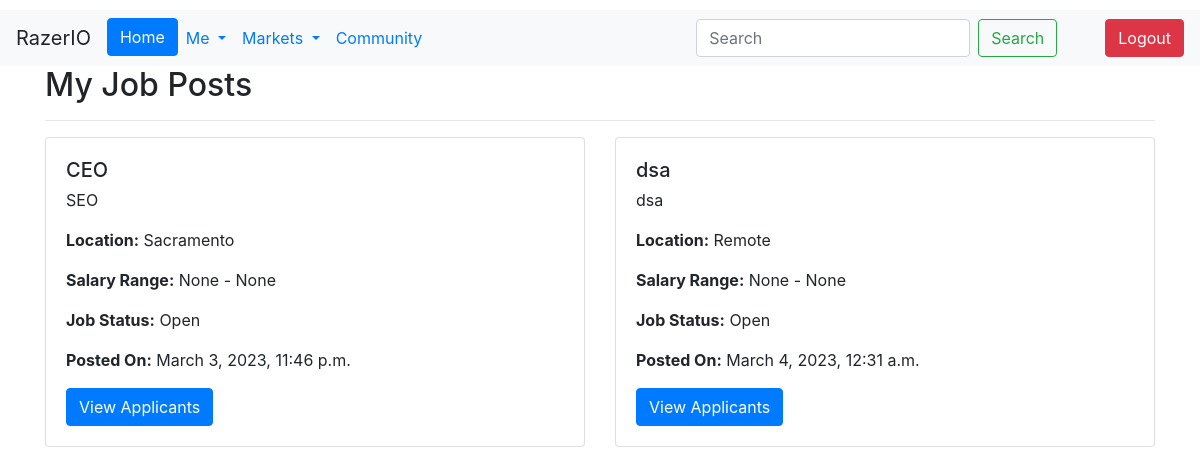
Before: /market/myjobposts/ (signed in) with the older database file.
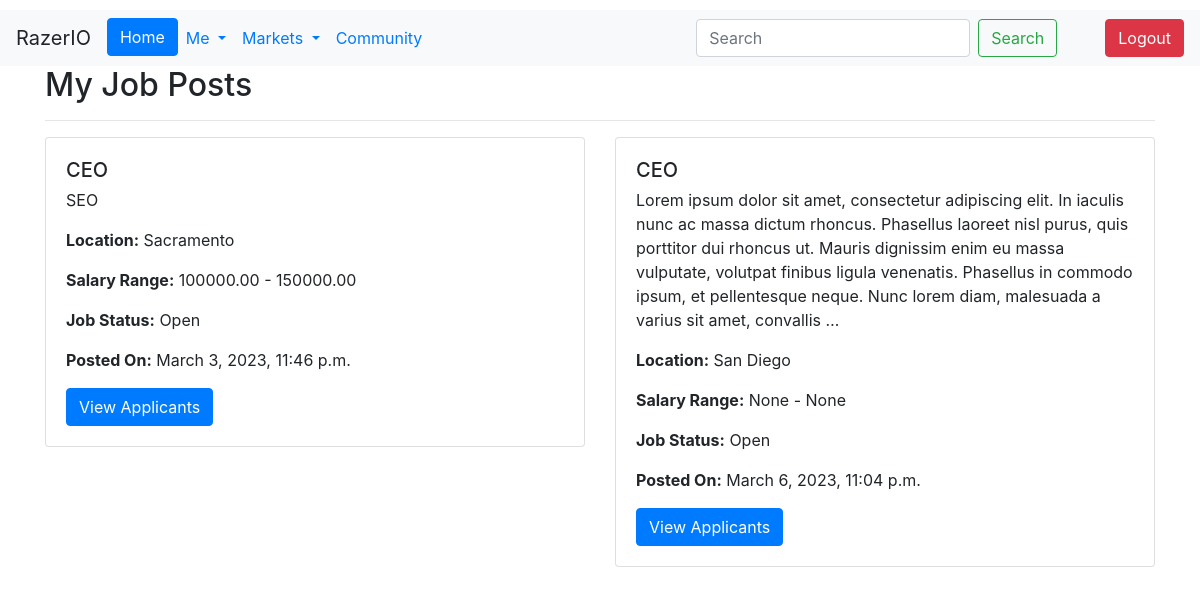
After: the same page with the newer database file.
### Jobs/models.py (models this page shows, shortened)
class JobListing(models.Model):
    Poster = models.ForeignKey(User, on_delete=models.CASCADE)
    Company = models.ForeignKey(Company, on_delete=models.CASCADE)
    Job_Title = models.CharField(max_length=50)
    Job_Description = models.TextField(max_length=5000)
    Job_Requirements = models.TextField(max_length=5000)
    salary_min = models.DecimalField(max_digits=10, decimal_places=2, null=True, blank=True)
    salary_max = models.DecimalField(max_digits=10, decimal_places=2, null=True, blank=True)
    Category = models.CharField(choices=Job_Categories, max_length=50)
    Job_Status = models.CharField(choices=Job_Status_Choices, max_length=10)
    Location = models.CharField(choices=Locations, max_length=50)
    Date_Posted = models.DateTimeField(auto_now_add=True)

### Jobs/views.py (the view)
# urls.py: path('myjobposts/', MyJobPosts, name='myjobposts'),
def MyJobPosts(request):
    user = request.user
    job_posts_by_me = JobListing.objects.filter(Poster=user)
    context = {"job_posts_by_me":job_posts_by_me}
    return render(request, 'myjobposts.html', context=context)

### templates/myjobposts.html (shortened to what this page needs)
{% extends 'base.html' %}
{% block content %}
<div class="container">
  <div class="row">
    <div class="col-md-12">
      <h2>My Job Posts</h2>
      <hr>
    </div>
  </div>
  <div class="row">
    {% for job_post in job_posts_by_me %}
    <div class="col-md-6">
      <div class="card mb-4">
        <div class="card-body">
          <h5 class="card-title">{{ job_post.Job_Title }}</h5>
          <p class="card-text job-description">{{ job_post.Job_Description|truncatewords:50 }}</p>
          <p class="card-text"><strong>Location:</strong> {{ job_post.Location }}</p>
          <p class="card-text"><strong>Salary Range:</strong> {{ job_post.salary_min }} - {{ job_post.salary_max }}</p>
          <p class="card-text"><strong>Job Status:</strong> {{ job_post.Job_Status }}</p>
          <p class="card-text"><strong>Posted On:</strong> {{ job_post.Date_Posted }}</p>
          <a href="#" class="btn btn-primary">View Applicants</a>
        </div>
      </div>
    </div>
    {% endfor %}
  </div>
</div>
{% endblock %}

### templates/base.html (shortened to what this page needs)
<!doctype html>
<html lang="en">
<head>
    <link rel="stylesheet" href="https://cdn.jsdelivr.net/npm/bootstrap@4.3.1/dist/css/bootstrap.min.css">
</head>
<body>
    {% if user.is_authenticated %}
        <nav class="navbar navbar-expand-sm navbar-light bg-light" style="margin-top: 10px;">
    <a class="navbar-brand">RazerIO</a>
    <div class="collapse navbar-collapse" id="navbarSupportedContent">
        <ul class="navbar-nav mr-auto">
            <li class="nav-item active">
    <a href="{% url 'home' %}" class="btn btn-primary">Home</a>
            </li>
            <li class="nav-item dropdown">
                <a class="nav-link dropdown-toggle text-primary" href="#" id="navbarDropdown" role="button" data-toggle="dropdown" aria-haspopup="true" aria-expanded="false">
                    Me
                </a>
            </li>
            <li class="nav-item dropdown">
                <a class="nav-link dropdown-toggle text-primary" href="#" id="navbarDropdown" role="button" data-toggle="dropdown" aria-haspopup="true" aria-expanded="false">
                    Markets
                </a>
            </li>
            <li class="nav-item">
                <a class="nav-link text-primary" href="#">Community</a>
            </li>
        </ul>
        <form class="form-inline my-2 my-lg-0" method="GET" action="{% url 'search' %}">
    <input class="form-control mr-sm-2" type="search" placeholder="Search" aria-label="Search" name="q">
    <button class="btn btn-outline-success my-2 my-sm-0 mr-5" type="submit">Search</button>
</form>
        <button type="button" class="btn btn-danger" onclick="location.href='{% url 'logout' %}'">Logout</button>
    </div>
</nav>
    {% endif %}
  <main>
    {% block content %}
    {% endblock %}
  </main>
  </body>
</html>

Changed rows visible on the page:
removed JobListing: Job_Title "dsa", Job_Description "dsa", Location "Remote", salary_min "None", salary_max "None", Job_Status "Open", Date_Posted "March 4, 2023, 12:31 a.m."
changed JobListing "SEO": salary_min "None" → "100000.00"; salary_max "None" → "150000.00"
added JobListing: Job_Title "CEO", Job_Description "Lorem ipsum dolor sit amet, consectetur adipiscing elit. In iaculis nunc ac massa dictum rhoncus. Phasellus laoreet nisl purus, quis porttitor dui rhoncus ut. Mauris dignissim enim eu massa vulputate, volutpat finibus ligula venenatis. Phasellus in commodo ipsum, et pellentesque neque. Nunc lorem diam, malesuada a varius sit amet, convallis …", Location "San Diego", salary_min "None", salary_max "None", Job_Status "Open", Date_Posted "March 6, 2023, 11:04 p.m."
